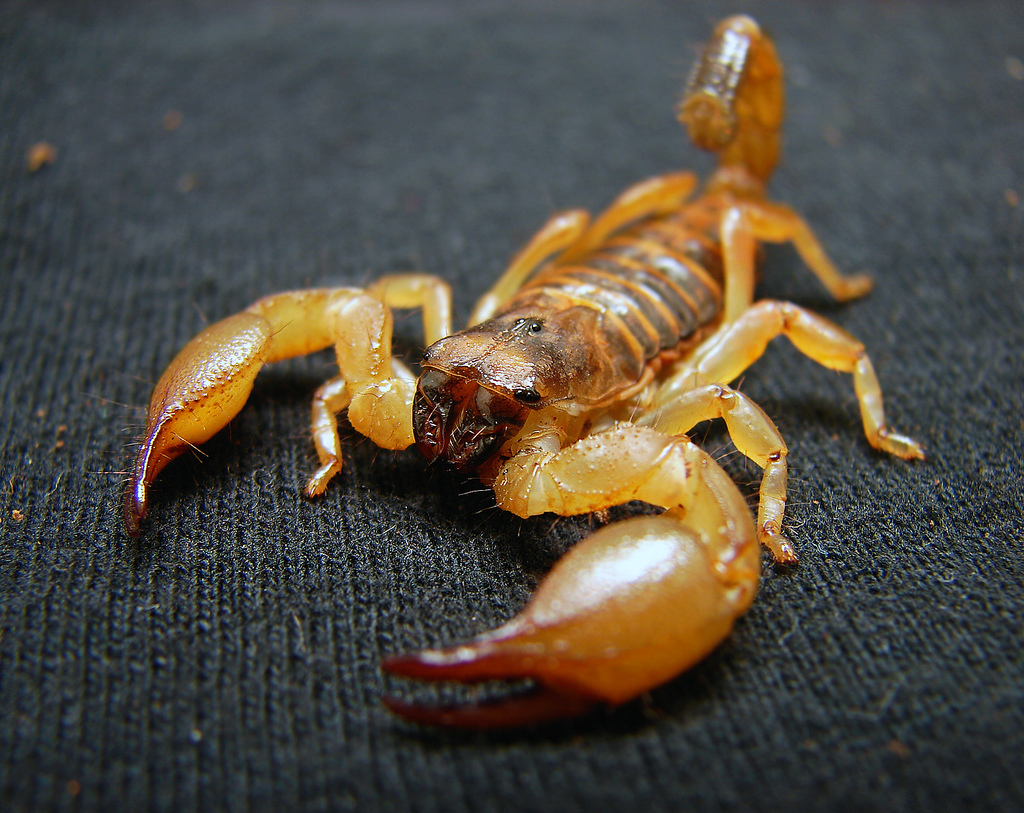
#> input picture Color Segmetation/1.jpg, 1024 x 813 px, given in place of the camera
$ python SimpleColorSegmetation.py
#> lines starting #> are read from the running program, lines starting #| are printed output that depends on the picture; after the words box and inside, x2 and y2 are one past the last pixel; in counts of white or black regions, pixels touching at a corner belong together
import cv2
import numpy as np


cap = cv2.VideoCapture(0)

while True:

    ret, frame  =  cap.read()
#> frame is the input picture: shape (813, 1024, 3); mean B, G, R 66.3, 76.5, 82.2
    hsv_frame = cv2.cvtColor(frame, cv2.COLOR_BGR2HSV)
#> hsv_frame: shape (813, 1024, 3); mean H, S, V 74.1, 82.7, 91.7

    #Blue Filter
    low = np.array([94, 80 ,2])
    high = np.array([126, 255, 255])
    mask = cv2.inRange(hsv_frame, low, high)
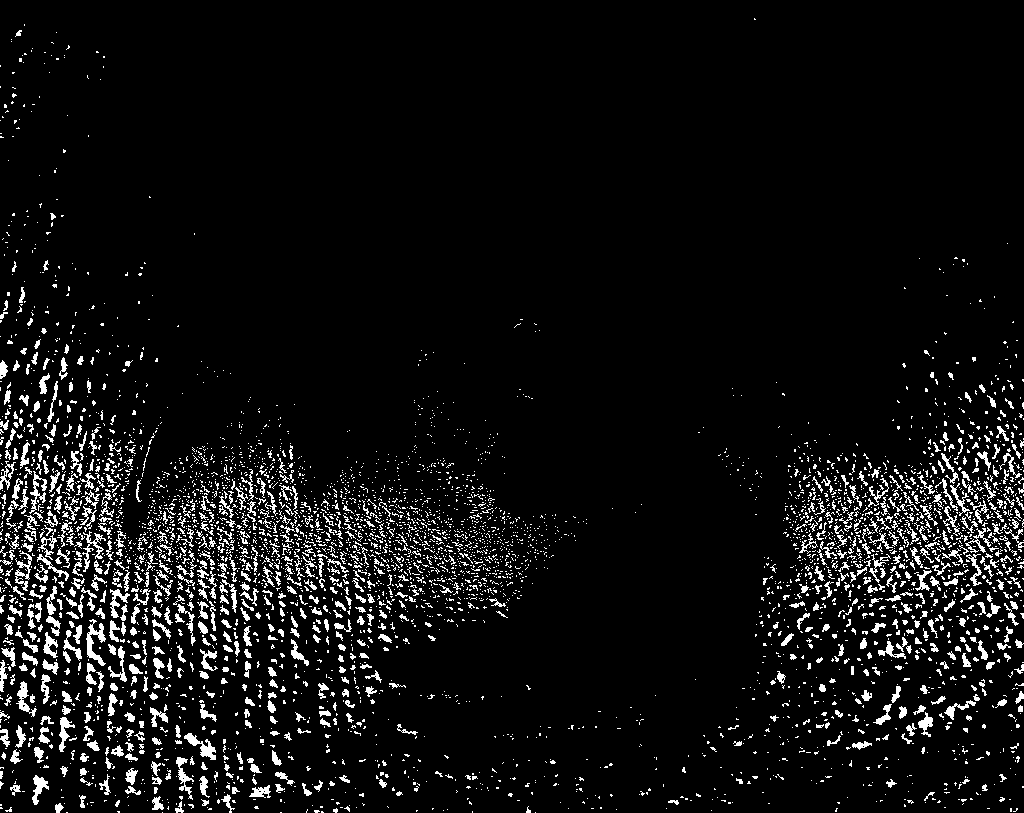
#> mask: shape (813, 1024); 6.6% white in thin lines or dots

    blue_frame = cv2.bitwise_and(frame, frame, mask=mask)
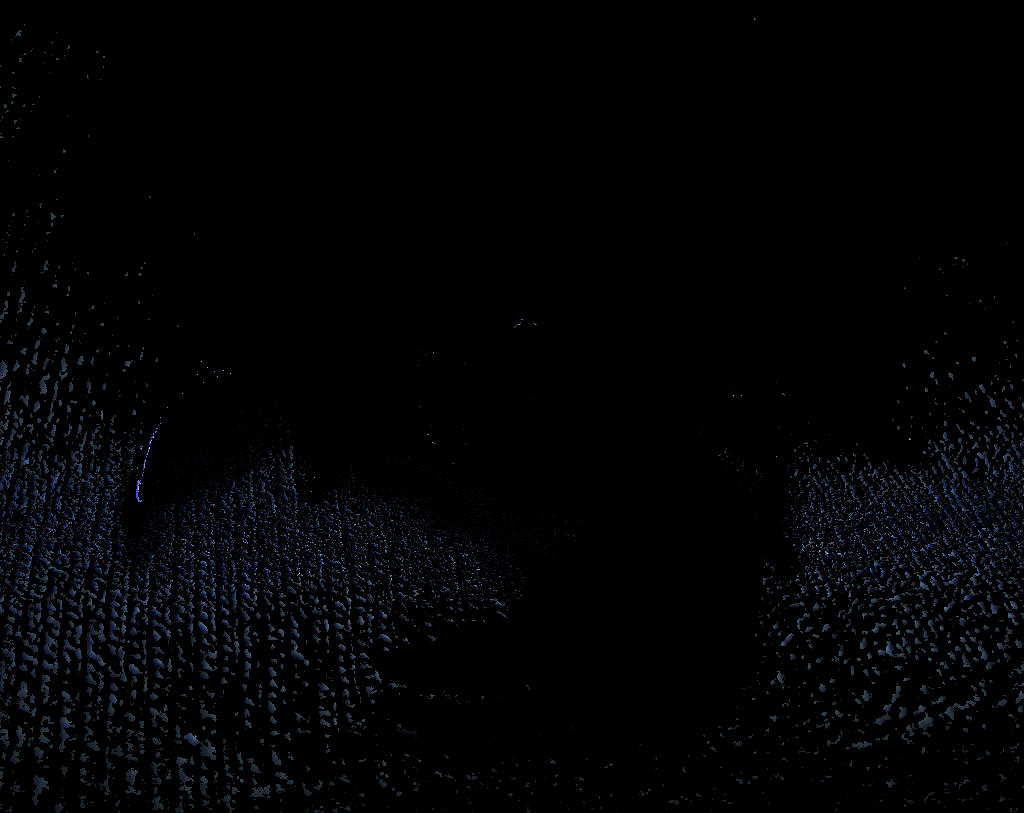
#> blue_frame: shape (813, 1024, 3); mean B, G, R 4.1, 3, 2.2


    cv2.imshow("Frame", frame)
    cv2.imshow('Blue_HSV', blue_frame)

    if cv2.waitKey(1) == 27:
#> (key Esc is pressed here)
       break

cv2.destroyAllWindows()
cap.release()
